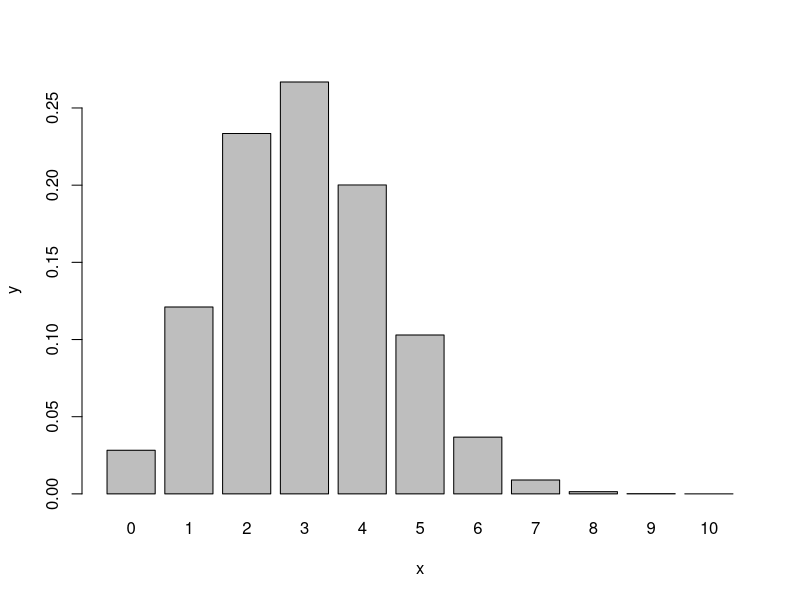

This figure's R source: (Note: this script raises an error after producing the figure.)
#plot a binomial dist.
n <- 10     # number of trials
p <- 0.3    # prob of success
x <- 0:n
y <- c(dbinom(x,n,p))
barplot(y~x)
y[k +1] # pdf at value k

#plot a geometric dist.
n <- 10     # max value taken
p <- 0.3    # prob of success
x <- 0:n    # note that unlike the lecture notes, R uses k=0,1,2,.. not k=1,2,...
y <- c(dgeom(x,p))
barplot(y~x)
y[k +1] # pdf at value k

#plot a hyper geo dist.
n <- 10     # total objects available
m <- 5      # total successes available
l <- 8      # total selected
x <- 0:l
y <- c(dhyper(x,m,n-m,l))
barplot(y~x,xlab="k",ylab="P(X=k)")
y[k +1] # pdf at value k, the number of successes selected

#plot a neg binomial dist. OR geo dist. where r=1
n <- 50     # max value taken
r <- 1      # successes required for termination
p <- 0.5    # prob of success
x <- 0:n
y <- c(dnbinom(x,r,p))
barplot(y~x)
y[k +1] # pdf at the kth trial

#custom discrete dist.
x <- 1:7
y <- c(rep(c(0.10,0.25), times=c(5,2))) #repeat 0.10 five times, then repeat 0.25 twice
barplot(y~x)
y[k +1] # pdf at value k

#wave plot
x <- seq(0,2*2*pi,0.1) # first, last, interval
y <- sin(x) # function
plot(x,y)
y[k +1] # pdf at value k


